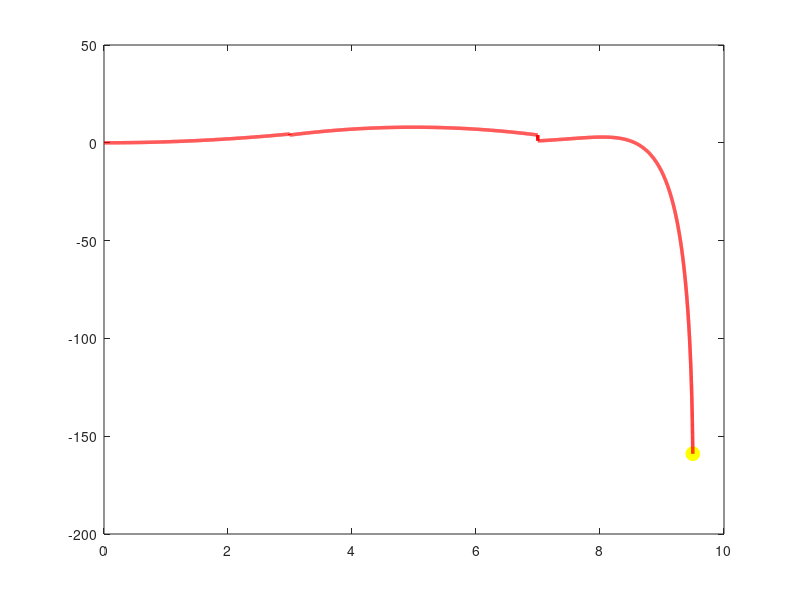

Write MATLAB code to recreate this figure.
clear
close all
clc

%%%%%%%%%%%%%%%%%%%%%%%%%%%%%% TIEMPO %%%%%%%%%%%%%%%%%%%%%%%%%%%%%%%%%%%%%
tf = 10;              % Tiempo para completar el recorrido
ts = 0.001;           % Paso de integración
t = 0: ts: tf;       
N = length(t);       

%%%%%%%%%%%%%%%%%%%%%%%%%%% CONFIGURACIÓN %%%%%%%%%%%%%%%%%%%%%%%%%%%%%%%%%
vx_ref = 1.0;         
base_val = 2 * exp(1);
L = log(base_val);    

%%%%%%%%%%%%%%%%%%%%%%%% CONDICIONES INICIALES %%%%%%%%%%%%%%%%%%%%%%%%%%%%
x1 = zeros(1,N+1);  
y1 = zeros(1,N+1);  
phi = zeros(1,N+1); 

x1(1) = 0;              
y1(1) = 0;              
phi(1) = atan(0); 

%%%%%%%%%%%%%%%%%%%%%%%%%%%% PUNTO DE CONTROL %%%%%%%%%%%%%%%%%%%%%%%%%%%%%
hx = zeros(1,N+1);  
hy = zeros(1,N+1);  
hx(1) = x1(1);
hy(1) = y1(1);

%%%%%%%%%%%%%%%%%%%%%% VELOCIDADES DE REFERENCIA %%%%%%%%%%%%%%%%%%%%%%%%%%
u = zeros(1,N); 
w = zeros(1,N); 

for k = 1:N
    xk = vx_ref * t(k);
    
    % --- CÁLCULO DE DERIVADAS POR TRAMO ---
    if xk < 3
        % TRAMO 1: f1(x) = 0.5 * x^2
        dy_dx = xk;
        ddy_dxx = 1;
        
    elseif xk < 7
        % TRAMO 2: f2(x) = -(x-5)^2 + 8
        dy_dx = -2 * (xk - 5);
        ddy_dxx = -2;
        
    else
        % TRAMO 3: f3(x) = (2e)^(x-7) * cos(x-7)
        z = xk - 7;
        exp_z = base_val^z;
        % Derivada 1: u'v + uv'
        dy_dx = exp_z * (L * cos(z) - sin(z));
        % Derivada 2: u''v + 2u'v' + uv''
        ddy_dxx = exp_z * ((L^2 - 1) * cos(z) - 2 * L * sin(z));
    end
    
    % Generación de velocidades cinemáticas
    u(k) = vx_ref * sqrt(1 + dy_dx^2);
    w(k) = (ddy_dxx * vx_ref) / (1 + dy_dx^2); 
end

%%%%%%%%%%%%%%%%%%%%%%%%% BUCLE DE SIMULACION %%%%%%%%%%%%%%%%%%%%%%%%%%%%%
for k=1:N 
    % --- RESET DE ESTADOS EN FRONTERAS (ROBUSTEZ) ---
    if abs(x1(k) - 3) < 0.005
        y1(k) = 4;        
        phi(k) = atan(4); 
    elseif abs(x1(k) - 7) < 0.005
        y1(k) = 1;        
        phi(k) = atan(L); 
    end

    % Integración del modelo cinemático
    phi(k+1) = phi(k) + w(k)*ts;
    xp1 = u(k)*cos(phi(k+1)); 
    yp1 = u(k)*sin(phi(k+1));
    
    x1(k+1) = x1(k) + xp1*ts; 
    y1(k+1) = y1(k) + yp1*ts; 
    
    hx(k+1) = x1(k+1); 
    hy(k+1) = y1(k+1);
end

%%%%%%%%%%%%%%%%%%%%%%%%%%%%% SIMULACION %%%%%%%%%%%%%%%%%%%%%%%%%%%%%%%
scene = figure;
set(scene,'Color','white');
axis equal; grid on; box on;
xlabel('x(m)'); ylabel('y(m)');
view([0 90]); 

% Ajuste de límites para visualizar la caída del tramo 3
axis([-0.5 11 -10 10]); 
set(gca, 'Color', [0.1 0.1 0.1]); 

scale = 0.3; 
try
    MobileRobot_5; 
    H1 = MobilePlot_4(x1(1),y1(1),phi(1),scale); hold on;
catch
    H1 = plot(x1(1),y1(1),'yo', 'MarkerFaceColor', 'y'); hold on;
end

H2 = plot(hx(1),hy(1),'r','lineWidth',2.5);

for k=1:40:N 
    if ishandle(H1) delete(H1); end
    if ishandle(H2) delete(H2); end
    
    try
        H1 = MobilePlot_4(x1(k),y1(k),phi(k),scale);
    catch
        H1 = plot(x1(k),y1(k),'yo', 'MarkerSize', 10, 'MarkerFaceColor', 'y');
    end
    H2 = plot(hx(1:k),hy(1:k),'r','lineWidth',2.5);
    
    drawnow;
end
